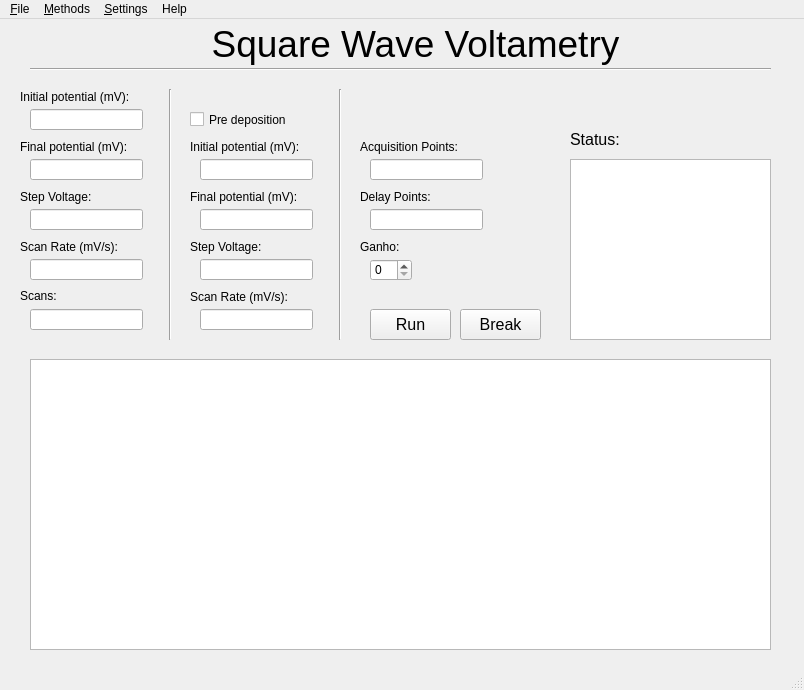
<?xml version="1.0" encoding="UTF-8"?>
<ui version="4.0">
 <class>MainWindow</class>
 <widget class="QMainWindow" name="MainWindow">
  <property name="geometry">
   <rect>
    <x>0</x>
    <y>0</y>
    <width>804</width>
    <height>690</height>
   </rect>
  </property>
  <property name="windowTitle">
   <string>MainWindow</string>
  </property>
  <widget class="QWidget" name="centralwidget">
   <widget class="QGraphicsView" name="graphicsView">
    <property name="geometry">
     <rect>
      <x>30</x>
      <y>340</y>
      <width>741</width>
      <height>291</height>
     </rect>
    </property>
   </widget>
   <widget class="QPushButton" name="pushButton">
    <property name="geometry">
     <rect>
      <x>460</x>
      <y>290</y>
      <width>81</width>
      <height>31</height>
     </rect>
    </property>
    <property name="font">
     <font>
      <pointsize>12</pointsize>
     </font>
    </property>
    <property name="text">
     <string>Break</string>
    </property>
   </widget>
   <widget class="QLabel" name="label">
    <property name="geometry">
     <rect>
      <x>210</x>
      <y>0</y>
      <width>411</width>
      <height>51</height>
     </rect>
    </property>
    <property name="text">
     <string>&lt;html&gt;&lt;head/&gt;&lt;body&gt;&lt;p align=&quot;center&quot;&gt;&lt;span style=&quot; font-size:28pt;&quot;&gt;Square Wave Voltametry&lt;/span&gt;&lt;/p&gt;&lt;/body&gt;&lt;/html&gt;</string>
    </property>
   </widget>
   <widget class="QProgressBar" name="progressBar">
    <property name="geometry">
     <rect>
      <x>30</x>
      <y>800</y>
      <width>741</width>
      <height>16</height>
     </rect>
    </property>
    <property name="value">
     <number>24</number>
    </property>
   </widget>
   <widget class="QLabel" name="label_2">
    <property name="geometry">
     <rect>
      <x>20</x>
      <y>70</y>
      <width>151</width>
      <height>16</height>
     </rect>
    </property>
    <property name="text">
     <string>Initial potential (mV):</string>
    </property>
   </widget>
   <widget class="QLabel" name="label_3">
    <property name="geometry">
     <rect>
      <x>20</x>
      <y>120</y>
      <width>141</width>
      <height>16</height>
     </rect>
    </property>
    <property name="text">
     <string>Final potential (mV):</string>
    </property>
   </widget>
   <widget class="QLabel" name="label_4">
    <property name="geometry">
     <rect>
      <x>20</x>
      <y>270</y>
      <width>46</width>
      <height>13</height>
     </rect>
    </property>
    <property name="text">
     <string>Scans:</string>
    </property>
   </widget>
   <widget class="QLabel" name="label_5">
    <property name="geometry">
     <rect>
      <x>20</x>
      <y>170</y>
      <width>121</width>
      <height>16</height>
     </rect>
    </property>
    <property name="text">
     <string>Step Voltage:</string>
    </property>
   </widget>
   <widget class="QLabel" name="label_6">
    <property name="geometry">
     <rect>
      <x>20</x>
      <y>220</y>
      <width>121</width>
      <height>16</height>
     </rect>
    </property>
    <property name="text">
     <string>Scan Rate (mV/s):</string>
    </property>
   </widget>
   <widget class="QLineEdit" name="lineVoltInitia">
    <property name="geometry">
     <rect>
      <x>30</x>
      <y>90</y>
      <width>113</width>
      <height>21</height>
     </rect>
    </property>
   </widget>
   <widget class="QLineEdit" name="lineVoltFinal">
    <property name="geometry">
     <rect>
      <x>30</x>
      <y>140</y>
      <width>113</width>
      <height>21</height>
     </rect>
    </property>
   </widget>
   <widget class="QLineEdit" name="lineVoltStep">
    <property name="geometry">
     <rect>
      <x>30</x>
      <y>190</y>
      <width>113</width>
      <height>21</height>
     </rect>
    </property>
   </widget>
   <widget class="QLineEdit" name="lineVoltScan">
    <property name="geometry">
     <rect>
      <x>30</x>
      <y>240</y>
      <width>113</width>
      <height>21</height>
     </rect>
    </property>
   </widget>
   <widget class="QLineEdit" name="lineVoltScans">
    <property name="geometry">
     <rect>
      <x>30</x>
      <y>290</y>
      <width>113</width>
      <height>21</height>
     </rect>
    </property>
   </widget>
   <widget class="Line" name="line">
    <property name="geometry">
     <rect>
      <x>160</x>
      <y>70</y>
      <width>20</width>
      <height>251</height>
     </rect>
    </property>
    <property name="orientation">
     <enum>Qt::Vertical</enum>
    </property>
   </widget>
   <widget class="QCheckBox" name="checkBox">
    <property name="geometry">
     <rect>
      <x>190</x>
      <y>90</y>
      <width>131</width>
      <height>21</height>
     </rect>
    </property>
    <property name="text">
     <string>Pre deposition</string>
    </property>
   </widget>
   <widget class="QLineEdit" name="linePreIni">
    <property name="geometry">
     <rect>
      <x>200</x>
      <y>140</y>
      <width>113</width>
      <height>21</height>
     </rect>
    </property>
   </widget>
   <widget class="QLabel" name="label_7">
    <property name="geometry">
     <rect>
      <x>190</x>
      <y>120</y>
      <width>151</width>
      <height>16</height>
     </rect>
    </property>
    <property name="text">
     <string>Initial potential (mV):</string>
    </property>
   </widget>
   <widget class="QLabel" name="label_8">
    <property name="geometry">
     <rect>
      <x>190</x>
      <y>270</y>
      <width>121</width>
      <height>16</height>
     </rect>
    </property>
    <property name="text">
     <string>Scan Rate (mV/s):</string>
    </property>
   </widget>
   <widget class="QLabel" name="label_9">
    <property name="geometry">
     <rect>
      <x>190</x>
      <y>170</y>
      <width>141</width>
      <height>16</height>
     </rect>
    </property>
    <property name="text">
     <string>Final potential (mV):</string>
    </property>
   </widget>
   <widget class="QLineEdit" name="linePreStep">
    <property name="geometry">
     <rect>
      <x>200</x>
      <y>240</y>
      <width>113</width>
      <height>21</height>
     </rect>
    </property>
   </widget>
   <widget class="QLineEdit" name="linePreFin">
    <property name="geometry">
     <rect>
      <x>200</x>
      <y>190</y>
      <width>113</width>
      <height>21</height>
     </rect>
    </property>
   </widget>
   <widget class="QLabel" name="label_10">
    <property name="geometry">
     <rect>
      <x>190</x>
      <y>220</y>
      <width>121</width>
      <height>16</height>
     </rect>
    </property>
    <property name="text">
     <string>Step Voltage:</string>
    </property>
   </widget>
   <widget class="QLineEdit" name="linePreScan">
    <property name="geometry">
     <rect>
      <x>200</x>
      <y>290</y>
      <width>113</width>
      <height>21</height>
     </rect>
    </property>
   </widget>
   <widget class="QSpinBox" name="spinBox">
    <property name="geometry">
     <rect>
      <x>370</x>
      <y>240</y>
      <width>42</width>
      <height>22</height>
     </rect>
    </property>
   </widget>
   <widget class="QLabel" name="label_11">
    <property name="geometry">
     <rect>
      <x>360</x>
      <y>220</y>
      <width>61</width>
      <height>16</height>
     </rect>
    </property>
    <property name="text">
     <string>Ganho:</string>
    </property>
   </widget>
   <widget class="Line" name="line_2">
    <property name="geometry">
     <rect>
      <x>30</x>
      <y>40</y>
      <width>741</width>
      <height>20</height>
     </rect>
    </property>
    <property name="orientation">
     <enum>Qt::Horizontal</enum>
    </property>
   </widget>
   <widget class="QPushButton" name="pushButton_2">
    <property name="geometry">
     <rect>
      <x>370</x>
      <y>290</y>
      <width>81</width>
      <height>31</height>
     </rect>
    </property>
    <property name="font">
     <font>
      <pointsize>12</pointsize>
     </font>
    </property>
    <property name="text">
     <string>Run</string>
    </property>
   </widget>
   <widget class="Line" name="line_3">
    <property name="geometry">
     <rect>
      <x>330</x>
      <y>70</y>
      <width>20</width>
      <height>251</height>
     </rect>
    </property>
    <property name="orientation">
     <enum>Qt::Vertical</enum>
    </property>
   </widget>
   <widget class="QLabel" name="label_12">
    <property name="geometry">
     <rect>
      <x>360</x>
      <y>170</y>
      <width>101</width>
      <height>16</height>
     </rect>
    </property>
    <property name="text">
     <string>Delay Points:</string>
    </property>
   </widget>
   <widget class="QLineEdit" name="lineDelayPoint">
    <property name="geometry">
     <rect>
      <x>370</x>
      <y>190</y>
      <width>113</width>
      <height>21</height>
     </rect>
    </property>
   </widget>
   <widget class="QLabel" name="label_13">
    <property name="geometry">
     <rect>
      <x>360</x>
      <y>120</y>
      <width>141</width>
      <height>16</height>
     </rect>
    </property>
    <property name="text">
     <string>Acquisition Points:</string>
    </property>
   </widget>
   <widget class="QLineEdit" name="lineAcqPoint">
    <property name="geometry">
     <rect>
      <x>370</x>
      <y>140</y>
      <width>113</width>
      <height>21</height>
     </rect>
    </property>
   </widget>
   <widget class="QTextBrowser" name="textBrowser">
    <property name="geometry">
     <rect>
      <x>570</x>
      <y>140</y>
      <width>201</width>
      <height>181</height>
     </rect>
    </property>
   </widget>
   <widget class="QLabel" name="label_14">
    <property name="geometry">
     <rect>
      <x>570</x>
      <y>110</y>
      <width>61</width>
      <height>21</height>
     </rect>
    </property>
    <property name="font">
     <font>
      <pointsize>12</pointsize>
     </font>
    </property>
    <property name="text">
     <string>Status:</string>
    </property>
   </widget>
  </widget>
  <widget class="QMenuBar" name="menubar">
   <property name="geometry">
    <rect>
     <x>0</x>
     <y>0</y>
     <width>804</width>
     <height>21</height>
    </rect>
   </property>
   <widget class="QMenu" name="menu_File">
    <property name="title">
     <string>&amp;File</string>
    </property>
    <addaction name="separator"/>
    <addaction name="actionSave"/>
    <addaction name="actionOpen"/>
    <addaction name="actionExit"/>
   </widget>
   <widget class="QMenu" name="menu_Methods">
    <property name="title">
     <string>&amp;Methods</string>
    </property>
    <addaction name="actionLinera"/>
    <addaction name="actionCyclic_Voltametry"/>
    <addaction name="actionSquare_Wave_Voltametry"/>
   </widget>
   <widget class="QMenu" name="menu_Settings">
    <property name="title">
     <string>&amp;Settings</string>
    </property>
    <addaction name="actionCalibrate"/>
    <addaction name="actionConfigurations"/>
   </widget>
   <widget class="QMenu" name="menuHelp">
    <property name="title">
     <string>Help</string>
    </property>
   </widget>
   <addaction name="menu_File"/>
   <addaction name="menu_Methods"/>
   <addaction name="menu_Settings"/>
   <addaction name="menuHelp"/>
  </widget>
  <widget class="QStatusBar" name="statusbar"/>
  <action name="actionSave">
   <property name="text">
    <string>Save As</string>
   </property>
  </action>
  <action name="actionOpen">
   <property name="text">
    <string>Open</string>
   </property>
  </action>
  <action name="actionExit">
   <property name="text">
    <string>Exit</string>
   </property>
  </action>
  <action name="actionLinera">
   <property name="text">
    <string>Linear Voltametry</string>
   </property>
  </action>
  <action name="actionCyclic_Voltametry">
   <property name="text">
    <string>Cyclic Voltametry</string>
   </property>
  </action>
  <action name="actionSquare_Wave_Voltametry">
   <property name="text">
    <string>Square Wave Voltametry</string>
   </property>
  </action>
  <action name="actionCalibrate">
   <property name="text">
    <string>Calibrate</string>
   </property>
  </action>
  <action name="actionConfigurations">
   <property name="text">
    <string>Configurations</string>
   </property>
  </action>
 </widget>
 <resources/>
 <connections/>
</ui>
